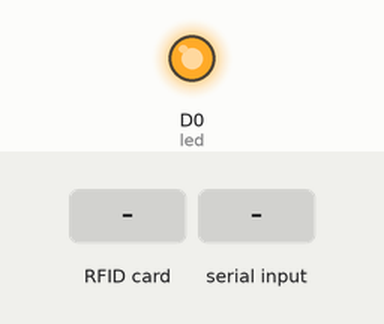
Recording of a sketch running on a simulated ESP8266 (NodeMCU). Parts: output pins drawn as LEDs (lit = HIGH). Inputs (shaded band) come from the test bench. WiFi joins after 1.5 s; servers stay silent unless stated; uploads are accepted with an empty reply; what the sketch prints to the serial monitor is not drawn.

Above: at 4.1 s.
4.2 s: RFID card 88 88 88 88 held to the reader
At 5.6 s:
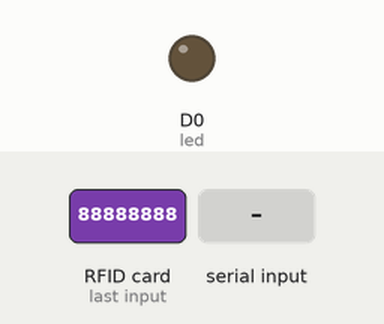
7.2 s: "Trespass\n" received over Serial
Timing chart, 0 to 10.2 s (numbered marks = the images above; inputs shaded):
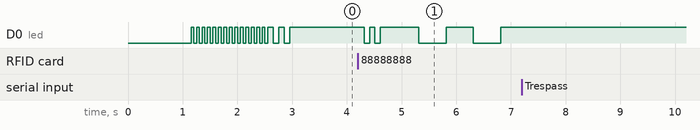

Measured:
- after the input at 4.2 s, D0 (led): HIGH → LOW after 0.11 s, → HIGH 0.10 s later, → LOW 0.10 s later, → HIGH 0.10 s later, … (8 changes in this stretch)
- after the input at 7.2 s, every drawn part: stays the same

The sketch:

Automatic_Security_Gate_System_-_NodeMCU.ino
```cpp
// Project  - Automatic Security Gate System
// Module   - Group Project in Hardware
// Group    - 10

// Code for NodeMCU (ESP8266)

// pins ofRFID module
#define SS_PIN 4                    // D2
#define RST_PIN 5                   // D1
#define led D0                      // built in LED

// Web host
#define HOST "gphw10-security.000webhostapp.com"

#define WIFI_SSID "^_^"             // WIFI SSID
#define WIFI_PASSWORD "88888888"    // WIFI password


#include <SPI.h>                    //RFID
#include <MFRC522.h>                //RFID
#include <ESP8266WiFi.h>            //NodeMCU
#include <ESP8266HTTPClient.h>      //NodeMCU

HTTPClient http;                    // http object of clas HTTPClient
WiFiClient wclient;                 // wclient object of clas HTTPClient

String postData, postData1;
String data;

//RFID
MFRC522 mfrc522(SS_PIN, RST_PIN);   // Create MFRC522(RFID) instance


//----------SETUP--------------

void setup() {
  pinMode(D0, OUTPUT);

  SPI.begin();                      // Initiate  SPI bus
  mfrc522.PCD_Init();               // Initiate MFRC522

  // Starting serial communication
  Serial.begin(115200);
  Serial.setTimeout(10);

  while (!Serial) {
  Serial.print(".");                // wait for serial port to connect. Needed for native USB port only
  }

  // Communication establish with Arduino
  Serial1.begin(115200);

  Serial.println("Communication Started \n\n");
  delay(1000);

  // connecting to Wifi
  WiFi.mode(WIFI_STA);
  WiFi.begin(WIFI_SSID, WIFI_PASSWORD);
  Serial.print("Connecting to ");
  Serial.print(WIFI_SSID);

  while (WiFi.status() != WL_CONNECTED){
     Serial.print(".");
     // LED pattern
     delay(50);
     digitalWrite(led, LOW);
     delay(50);
     digitalWrite(led, HIGH);
  }

  Serial.println();
  Serial.print("Connected to ");
  Serial.println(WIFI_SSID);
  Serial.print("IP Address is : ");
  Serial.println(WiFi.localIP());    // print local IP address

  // LED pattern
  delay(100);
  digitalWrite(led, LOW);
  delay(100);
  digitalWrite(led, HIGH);
  delay(100);
  digitalWrite(led, LOW);
  delay(100);
  digitalWrite(led, HIGH);
}


//----------LOOP------------

void loop()
{

  data = Serial.readString();

  // checking arduino data from serial
  if (data == "Trespass" || data == "False Card" || data == "VIP"){

    postData1 = "id=" + data;
    http.begin(wclient, "http://gphw10-security.000webhostapp.com/dbwrite.php");              // Connect to host where MySQL databse is hosted
    http.addHeader("Content-Type", "application/x-www-form-urlencoded");

    int httpCode = http.POST(postData1);   // Send POST request to php file and store server response code in variable named httpCode

    if (httpCode == 200) {
      //Serial.println(httpCode);
      String output = http.getString();    // Get output of php script
      Serial.println(output + "\n");
    }else {
      // if failed to connect then return and restart
      Serial.println("Failed to connect to database.\n");
      http.end();
      return;
    }
      }else{
          // Look for new cards
          if ( ! mfrc522.PICC_IsNewCardPresent())
          {
            return;
          }
          // Select one of the cards
          if ( ! mfrc522.PICC_ReadCardSerial())
          {
            return;
          }

          delay(100);
          digitalWrite(led, LOW);
          delay(100);
          digitalWrite(led, HIGH);
          delay(100);
          digitalWrite(led, LOW);
          delay(100);
          digitalWrite(led, HIGH);

          // Show UID on serial monitor
          Serial.println();
          Serial.print("UID tag :");
          String content= "";
          byte letter;

          for (byte i = 0; i < mfrc522.uid.size; i++) {
             content.concat(String(mfrc522.uid.uidByte[i] < 0x10 ? " 0" : " "));
             content.concat(String(mfrc522.uid.uidByte[i], HEX));
          }
          content.toUpperCase();
          Serial.println(content);

          //SEND ID to server
          postData = "id=" + content;
          http.begin(wclient, "http://gphw10-security.000webhostapp.com/dbread.php");              // Connect to host where MySQL databse is hosted
          http.addHeader("Content-Type", "application/x-www-form-urlencoded");

          int httpCode = http.POST(postData);   // Send POST request to php file and store server response code in variable named httpCode

          delay(500);

          // if connection eatablished then do this
          if (httpCode == 200) {
            Serial.println("Connected to database successfully.");

            String output = http.getString();    // Get user name of the card
            Serial.println("Name : " + output + "\n");
            Serial1.print(output);
            digitalWrite(led, LOW);
            delay(500);
            digitalWrite(led, HIGH);
            delay(500);
            digitalWrite(led, LOW);
            delay(500);
            digitalWrite(led, HIGH);
            delay(1000);

            if (Serial.available()) {
              data = Serial.readString();
              Serial.println(data);

              postData1 = "id=" + data;
              http.begin(wclient, "http://gphw10-security.000webhostapp.com/dbwrite.php");              // Connect to host where MySQL databse is hosted
              http.addHeader("Content-Type", "application/x-www-form-urlencoded");

              int httpCode = http.POST(postData1);   // Send POST request to php file and store server response code in variable named httpCode

              if (httpCode == 200) {
                String output = http.getString();    // Get output of php script
                Serial.println(output + "\n");
              }else {
                // if failed to connect then return and restart
                Serial.println("Failed to connect to database.\n");
                http.end();
                return;
              }
              delay(6000);
            }
         }else {
            // if failed to connect then return and restart

            Serial.println("Failed to connect to database.\n");
            Serial1.print("null");
            http.end();

            delay(250);
            digitalWrite(led, LOW);
            delay(250);
            digitalWrite(led, HIGH);
            delay(250);
            digitalWrite(led, LOW);
            delay(250);
            digitalWrite(led, HIGH);
            delay(250);
            digitalWrite(led, LOW);
            delay(250);
            digitalWrite(led, HIGH);
            delay(250);
            digitalWrite(led, LOW);
            delay(250);
            digitalWrite(led, HIGH);
            return;
          }
      }

}
```
